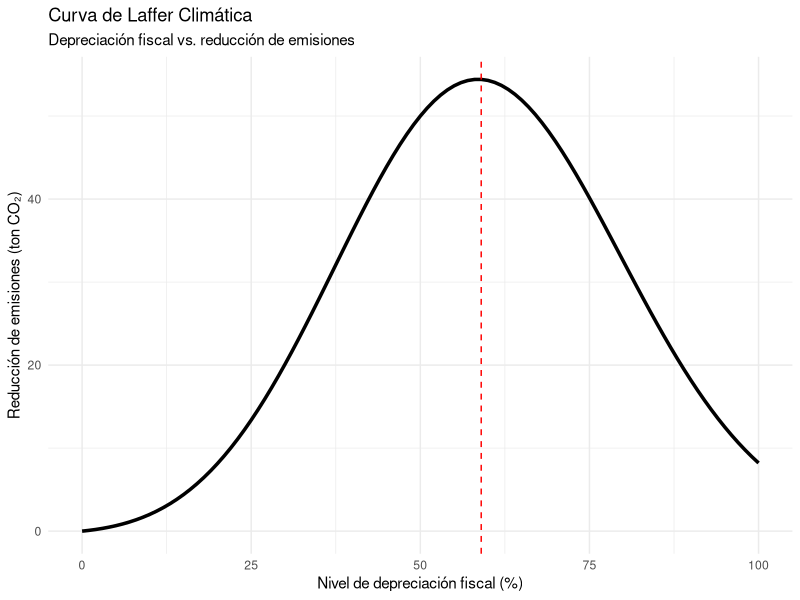

Write R code to recreate this figure.
# Paquetes
library(ggplot2)

# Secuencia de niveles de depreciación fiscal (0% a 100%)
depr_levels <- seq(0, 1, by = 0.01)

# Supongamos que la reducción de emisiones tiene una forma de curva Laffer
# Función logística invertida para simular saturación
max_reduction <- 100  # Máximo potencial de reducción (por ejemplo, en toneladas)
k <- 10              # Pendiente de la curva
x0 <- 0.50             # Punto de inflexión

emission_reduction <- function(depr) {
  max_reduction * (depr * exp(-k * (depr - x0)^2))
}

reductions <- sapply(depr_levels, emission_reduction)

# Crear data frame
df <- data.frame(
  Depreciacion = depr_levels * 100,     # en porcentaje
  Reduccion = reductions
)

# Graficar
ggplot(df, aes(x = Depreciacion, y = Reduccion)) +
  geom_line(size = 1.2) +
  geom_vline(xintercept = df$Depreciacion[which.max(df$Reduccion)],
             linetype = "dashed", color = "red") +
  labs(
    title = "Curva de Laffer Climática",
    subtitle = "Depreciación fiscal vs. reducción de emisiones",
    x = "Nivel de depreciación fiscal (%)",
    y = "Reducción de emisiones (ton CO₂)"
  ) +
  theme_minimal()
